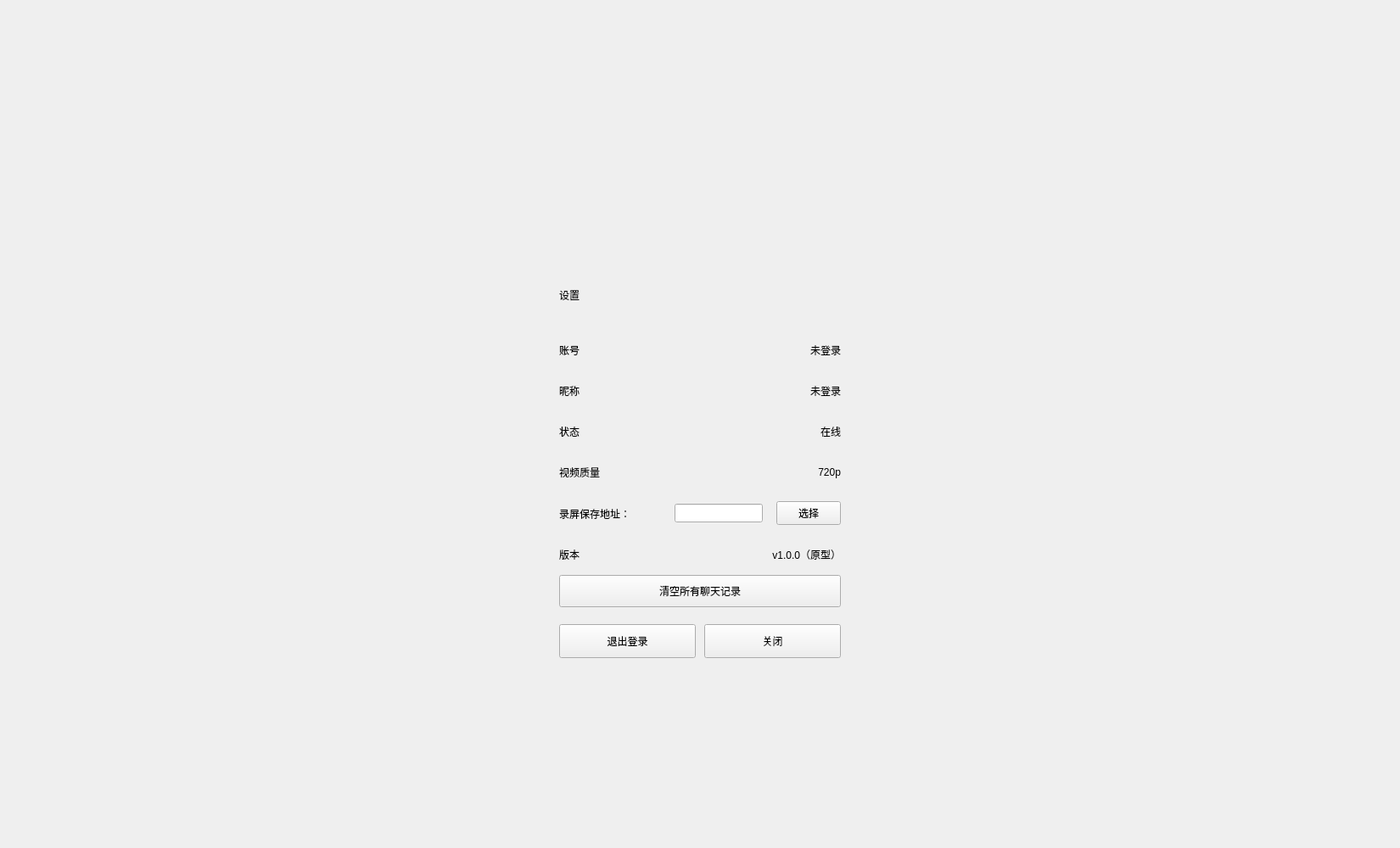
  <widget class="QFrame" name="settingsMask">
   <property name="geometry">
    <rect>
     <x>0</x>
     <y>0</y>
     <width>1650</width>
     <height>1000</height>
    </rect>
   </property>
   <property name="minimumSize">
    <size>
     <width>0</width>
     <height>0</height>
    </size>
   </property>
   <property name="maximumSize">
    <size>
     <width>16777215</width>
     <height>16777215</height>
    </size>
   </property>
   <property name="cursor">
    <cursorShape>PointingHandCursor</cursorShape>
   </property>
   <property name="visible">
    <bool>false</bool>
   </property>
   <widget class="QFrame" name="settingsPanel">
    <property name="geometry">
     <rect>
      <x>635</x>
      <y>300</y>
      <width>380</width>
      <height>500</height>
     </rect>
    </property>
    <property name="minimumSize">
     <size>
      <width>380</width>
      <height>500</height>
     </size>
    </property>
    <property name="maximumSize">
     <size>
      <width>380</width>
      <height>500</height>
     </size>
    </property>
    <layout class="QVBoxLayout" name="settingsPanelLayout">
     <property name="spacing">
      <number>0</number>
     </property>
     <property name="leftMargin">
      <number>24</number>
     </property>
     <property name="topMargin">
      <number>24</number>
     </property>
     <property name="rightMargin">
      <number>24</number>
     </property>
     <property name="bottomMargin">
      <number>24</number>
     </property>
     <item>
      <widget class="QLabel" name="labelSettingsTitle">
       <property name="text">
        <string>设置</string>
       </property>
      </widget>
     </item>
     <item>
      <spacer name="settingsTitleSpacer">
       <property name="orientation">
        <enum>Qt::Vertical</enum>
       </property>
       <property name="sizeType">
        <enum>QSizePolicy::Fixed</enum>
       </property>
       <property name="sizeHint" stdset="0">
        <size>
         <width>20</width>
         <height>16</height>
        </size>
       </property>
      </spacer>
     </item>
     <item>
      <widget class="QFrame" name="rowAccount">
       <layout class="QHBoxLayout" name="rowAccountLayout">
        <property name="spacing">
         <number>16</number>
        </property>
        <property name="leftMargin">
         <number>0</number>
        </property>
        <property name="topMargin">
         <number>10</number>
        </property>
        <property name="rightMargin">
         <number>0</number>
        </property>
        <property name="bottomMargin">
         <number>10</number>
        </property>
        <item>
         <widget class="QLabel" name="labelAccountKey">
          <property name="text">
           <string>账号</string>
          </property>
         </widget>
        </item>
        <item>
         <spacer name="rowAccountSpacer">
          <property name="orientation">
           <enum>Qt::Horizontal</enum>
          </property>
          <property name="sizeHint" stdset="0">
           <size>
            <width>40</width>
            <height>20</height>
           </size>
          </property>
         </spacer>
        </item>
        <item>
         <widget class="QLabel" name="labelSettingAccount">
          <property name="text">
           <string>未登录</string>
          </property>
          <property name="alignment">
           <set>Qt::AlignRight|Qt::AlignTrailing|Qt::AlignVCenter</set>
          </property>
         </widget>
        </item>
       </layout>
      </widget>
     </item>
     <item>
      <widget class="QFrame" name="rowNick">
       <layout class="QHBoxLayout" name="rowNickLayout">
        <property name="spacing">
         <number>16</number>
        </property>
        <property name="leftMargin">
         <number>0</number>
        </property>
        <property name="topMargin">
         <number>10</number>
        </property>
        <property name="rightMargin">
         <number>0</number>
        </property>
        <property name="bottomMargin">
         <number>10</number>
        </property>
        <item>
         <widget class="QLabel" name="labelNickKey">
          <property name="text">
           <string>昵称</string>
          </property>
         </widget>
        </item>
        <item>
         <spacer name="rowNickSpacer">
          <property name="orientation">
           <enum>Qt::Horizontal</enum>
          </property>
          <property name="sizeHint" stdset="0">
           <size>
            <width>40</width>
            <height>20</height>
           </size>
          </property>
         </spacer>
        </item>
        <item>
         <widget class="QLabel" name="labelSettingNick">
          <property name="text">
           <string>未登录</string>
          </property>
          <property name="alignment">
           <set>Qt::AlignRight|Qt::AlignTrailing|Qt::AlignVCenter</set>
          </property>
         </widget>
        </item>
       </layout>
      </widget>
     </item>
     <item>
      <widget class="QFrame" name="rowStatus">
       <layout class="QHBoxLayout" name="rowStatusLayout">
        <property name="spacing">
         <number>16</number>
        </property>
        <property name="leftMargin">
         <number>0</number>
        </property>
        <property name="topMargin">
         <number>10</number>
        </property>
        <property name="rightMargin">
         <number>0</number>
        </property>
        <property name="bottomMargin">
         <number>10</number>
        </property>
        <item>
         <widget class="QLabel" name="labelStatusKey">
          <property name="text">
           <string>状态</string>
          </property>
         </widget>
        </item>
        <item>
         <spacer name="rowStatusSpacer">
          <property name="orientation">
           <enum>Qt::Horizontal</enum>
          </property>
          <property name="sizeHint" stdset="0">
           <size>
            <width>40</width>
            <height>20</height>
           </size>
          </property>
         </spacer>
        </item>
        <item>
         <widget class="QLabel" name="labelSettingStatus">
          <property name="text">
           <string>在线</string>
          </property>
          <property name="alignment">
           <set>Qt::AlignRight|Qt::AlignTrailing|Qt::AlignVCenter</set>
          </property>
         </widget>
        </item>
       </layout>
      </widget>
     </item>
     <item>
      <widget class="QFrame" name="rowQuality">
       <layout class="QHBoxLayout" name="rowQualityLayout">
        <property name="spacing">
         <number>16</number>
        </property>
        <property name="leftMargin">
         <number>0</number>
        </property>
        <property name="topMargin">
         <number>10</number>
        </property>
        <property name="rightMargin">
         <number>0</number>
        </property>
        <property name="bottomMargin">
         <number>10</number>
        </property>
        <item>
         <widget class="QLabel" name="labelQualityKey">
          <property name="text">
           <string>视频质量</string>
          </property>
         </widget>
        </item>
        <item>
         <spacer name="rowQualitySpacer">
          <property name="orientation">
           <enum>Qt::Horizontal</enum>
          </property>
          <property name="sizeHint" stdset="0">
           <size>
            <width>40</width>
            <height>20</height>
           </size>
          </property>
         </spacer>
        </item>
        <item>
         <widget class="QLabel" name="labelSettingQuality">
          <property name="text">
           <string>720p</string>
          </property>
          <property name="alignment">
           <set>Qt::AlignRight|Qt::AlignTrailing|Qt::AlignVCenter</set>
          </property>
         </widget>
        </item>
       </layout>
      </widget>
     </item>
     <item>
      <widget class="QFrame" name="rowRecordDir">
       <layout class="QHBoxLayout" name="rowRecordDirLayout">
        <property name="spacing">
         <number>16</number>
        </property>
        <property name="leftMargin">
         <number>0</number>
        </property>
        <property name="topMargin">
         <number>10</number>
        </property>
        <property name="rightMargin">
         <number>0</number>
        </property>
        <property name="bottomMargin">
         <number>10</number>
        </property>
        <item>
         <widget class="QLabel" name="labelRecordDirKey">
          <property name="text">
           <string>录屏保存地址：</string>
          </property>
         </widget>
        </item>
        <item>
         <spacer name="rowRecordDirSpacer">
          <property name="orientation">
           <enum>Qt::Horizontal</enum>
          </property>
          <property name="sizeHint" stdset="0">
           <size>
            <width>40</width>
            <height>20</height>
           </size>
          </property>
         </spacer>
        </item>
        <item>
         <widget class="QLineEdit" name="editRecordDir">
          <property name="readOnly">
           <bool>true</bool>
          </property>
         </widget>
        </item>
        <item>
         <widget class="QPushButton" name="btnChooseRecordDir">
          <property name="minimumSize">
           <size>
            <width>64</width>
            <height>28</height>
           </size>
          </property>
          <property name="cursor">
           <cursorShape>PointingHandCursor</cursorShape>
          </property>
          <property name="text">
           <string>选择</string>
          </property>
         </widget>
        </item>
       </layout>
      </widget>
     </item>
     <item>
      <widget class="QFrame" name="rowVersion">
       <layout class="QHBoxLayout" name="rowVersionLayout">
        <property name="spacing">
         <number>16</number>
        </property>
        <property name="leftMargin">
         <number>0</number>
        </property>
        <property name="topMargin">
         <number>10</number>
        </property>
        <property name="rightMargin">
         <number>0</number>
        </property>
        <property name="bottomMargin">
         <number>10</number>
        </property>
        <item>
         <widget class="QLabel" name="labelVersionKey">
          <property name="text">
           <string>版本</string>
          </property>
         </widget>
        </item>
        <item>
         <spacer name="rowVersionSpacer">
          <property name="orientation">
           <enum>Qt::Horizontal</enum>
          </property>
          <property name="sizeHint" stdset="0">
           <size>
            <width>40</width>
            <height>20</height>
           </size>
          </property>
         </spacer>
        </item>
        <item>
         <widget class="QLabel" name="labelSettingVersion">
          <property name="text">
           <string>v1.0.0（原型）</string>
          </property>
          <property name="alignment">
           <set>Qt::AlignRight|Qt::AlignTrailing|Qt::AlignVCenter</set>
          </property>
         </widget>
        </item>
       </layout>
      </widget>
     </item>
     <item>
      <widget class="QPushButton" name="btnClearChatRecords">
       <property name="minimumSize">
        <size>
         <width>0</width>
         <height>38</height>
        </size>
       </property>
       <property name="cursor">
        <cursorShape>PointingHandCursor</cursorShape>
       </property>
       <property name="text">
        <string>清空所有聊天记录</string>
       </property>
      </widget>
     </item>
     <item>
      <spacer name="btnRowSpacer">
       <property name="orientation">
        <enum>Qt::Vertical</enum>
       </property>
       <property name="sizeType">
        <enum>QSizePolicy::Fixed</enum>
       </property>
       <property name="sizeHint" stdset="0">
        <size>
         <width>20</width>
         <height>20</height>
        </size>
       </property>
      </spacer>
     </item>
     <item>
      <layout class="QHBoxLayout" name="settingsButtonsLayout">
       <property name="spacing">
        <number>10</number>
       </property>
       <item>
        <widget class="QPushButton" name="btnLogout">
         <property name="sizePolicy">
          <sizepolicy hsizetype="Expanding" vsizetype="Fixed">
           <horstretch>1</horstretch>
           <verstretch>0</verstretch>
          </sizepolicy>
         </property>
         <property name="minimumSize">
          <size>
           <width>140</width>
           <height>40</height>
          </size>
         </property>
         <property name="maximumSize">
          <size>
           <width>16777215</width>
           <height>40</height>
          </size>
         </property>
         <property name="cursor">
          <cursorShape>PointingHandCursor</cursorShape>
         </property>
         <property name="text">
          <string>退出登录</string>
         </property>
        </widget>
       </item>
       <item>
        <widget class="QPushButton" name="btnCloseModal">
         <property name="sizePolicy">
          <sizepolicy hsizetype="Expanding" vsizetype="Fixed">
           <horstretch>1</horstretch>
           <verstretch>0</verstretch>
          </sizepolicy>
         </property>
         <property name="minimumSize">
          <size>
           <width>140</width>
           <height>40</height>
          </size>
         </property>
         <property name="maximumSize">
          <size>
           <width>16777215</width>
           <height>40</height>
          </size>
         </property>
         <property name="cursor">
          <cursorShape>PointingHandCursor</cursorShape>
         </property>
         <property name="text">
          <string>关闭</string>
         </property>
        </widget>
       </item>
      </layout>
     </item>
    </layout>
   </widget>
  </widget>
